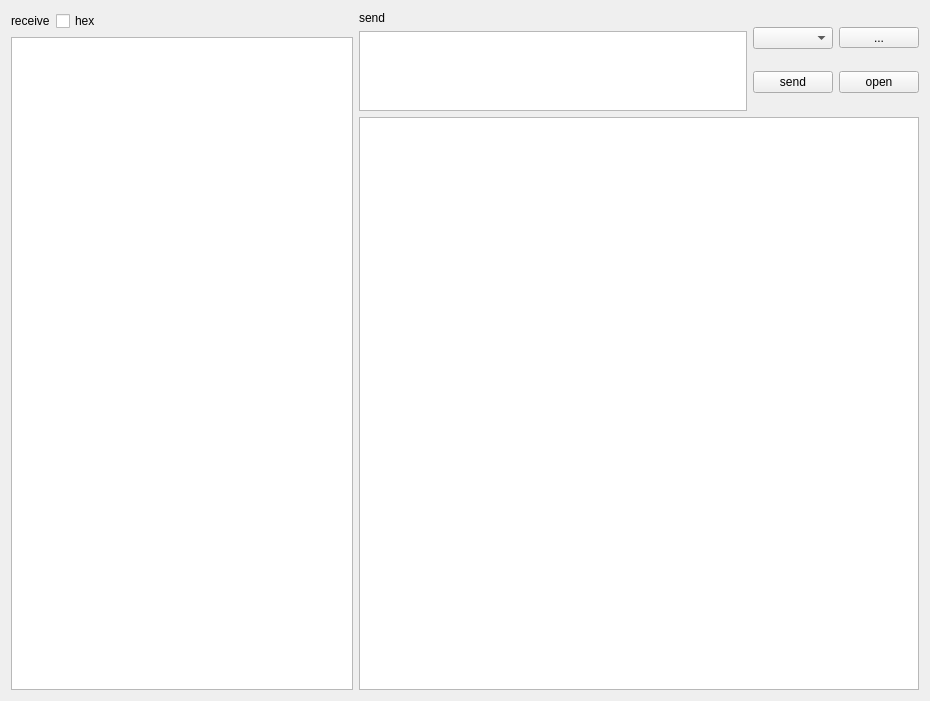
<?xml version="1.0" encoding="UTF-8"?>
<ui version="4.0">
 <class>SerialPortWidget</class>
 <widget class="QWidget" name="SerialPortWidget">
  <property name="geometry">
   <rect>
    <x>0</x>
    <y>0</y>
    <width>930</width>
    <height>701</height>
   </rect>
  </property>
  <property name="sizePolicy">
   <sizepolicy hsizetype="Expanding" vsizetype="Expanding">
    <horstretch>0</horstretch>
    <verstretch>0</verstretch>
   </sizepolicy>
  </property>
  <property name="minimumSize">
   <size>
    <width>320</width>
    <height>320</height>
   </size>
  </property>
  <property name="windowTitle">
   <string>SerialPortWidget</string>
  </property>
  <layout class="QHBoxLayout" name="horizontalLayout_3">
   <item>
    <layout class="QVBoxLayout" name="verticalLayout">
     <item>
      <layout class="QHBoxLayout" name="horizontalLayout">
       <item>
        <widget class="QLabel" name="receiveLabel">
         <property name="text">
          <string>receive</string>
         </property>
        </widget>
       </item>
       <item>
        <widget class="QCheckBox" name="receiveHexCheckBox">
         <property name="text">
          <string>hex</string>
         </property>
        </widget>
       </item>
       <item>
        <spacer name="horizontalSpacer">
         <property name="orientation">
          <enum>Qt::Horizontal</enum>
         </property>
         <property name="sizeHint" stdset="0">
          <size>
           <width>40</width>
           <height>20</height>
          </size>
         </property>
        </spacer>
       </item>
      </layout>
     </item>
     <item>
      <widget class="QTextEdit" name="receiveTextEdit">
       <property name="minimumSize">
        <size>
         <width>300</width>
         <height>0</height>
        </size>
       </property>
      </widget>
     </item>
    </layout>
   </item>
   <item>
    <layout class="QVBoxLayout" name="verticalLayout_3">
     <item>
      <layout class="QHBoxLayout" name="horizontalLayout_2">
       <item>
        <layout class="QVBoxLayout" name="verticalLayout_2">
         <item>
          <widget class="QLabel" name="sendLabel">
           <property name="maximumSize">
            <size>
             <width>16777215</width>
             <height>20</height>
            </size>
           </property>
           <property name="text">
            <string>send</string>
           </property>
          </widget>
         </item>
         <item>
          <widget class="QTextEdit" name="sendTextEdit">
           <property name="sizePolicy">
            <sizepolicy hsizetype="Expanding" vsizetype="Minimum">
             <horstretch>0</horstretch>
             <verstretch>0</verstretch>
            </sizepolicy>
           </property>
           <property name="maximumSize">
            <size>
             <width>16777215</width>
             <height>80</height>
            </size>
           </property>
          </widget>
         </item>
        </layout>
       </item>
       <item>
        <layout class="QGridLayout" name="gridLayout">
         <item row="0" column="0">
          <widget class="QComboBox" name="portsList">
           <property name="maximumSize">
            <size>
             <width>100</width>
             <height>16777215</height>
            </size>
           </property>
          </widget>
         </item>
         <item row="0" column="1">
          <widget class="QToolButton" name="refreshPorts">
           <property name="maximumSize">
            <size>
             <width>100</width>
             <height>16777215</height>
            </size>
           </property>
           <property name="text">
            <string>...</string>
           </property>
          </widget>
         </item>
         <item row="1" column="0">
          <widget class="QPushButton" name="sendButton">
           <property name="maximumSize">
            <size>
             <width>100</width>
             <height>16777215</height>
            </size>
           </property>
           <property name="text">
            <string>send</string>
           </property>
          </widget>
         </item>
         <item row="1" column="1">
          <widget class="QPushButton" name="openButton">
           <property name="maximumSize">
            <size>
             <width>100</width>
             <height>16777215</height>
            </size>
           </property>
           <property name="text">
            <string>open</string>
           </property>
          </widget>
         </item>
        </layout>
       </item>
      </layout>
     </item>
     <item>
      <widget class="QGraphicsView" name="mapView">
       <property name="sizePolicy">
        <sizepolicy hsizetype="Minimum" vsizetype="Expanding">
         <horstretch>0</horstretch>
         <verstretch>0</verstretch>
        </sizepolicy>
       </property>
       <property name="minimumSize">
        <size>
         <width>560</width>
         <height>560</height>
        </size>
       </property>
      </widget>
     </item>
    </layout>
   </item>
  </layout>
 </widget>
 <layoutdefault spacing="6" margin="11"/>
 <resources/>
 <connections/>
</ui>
